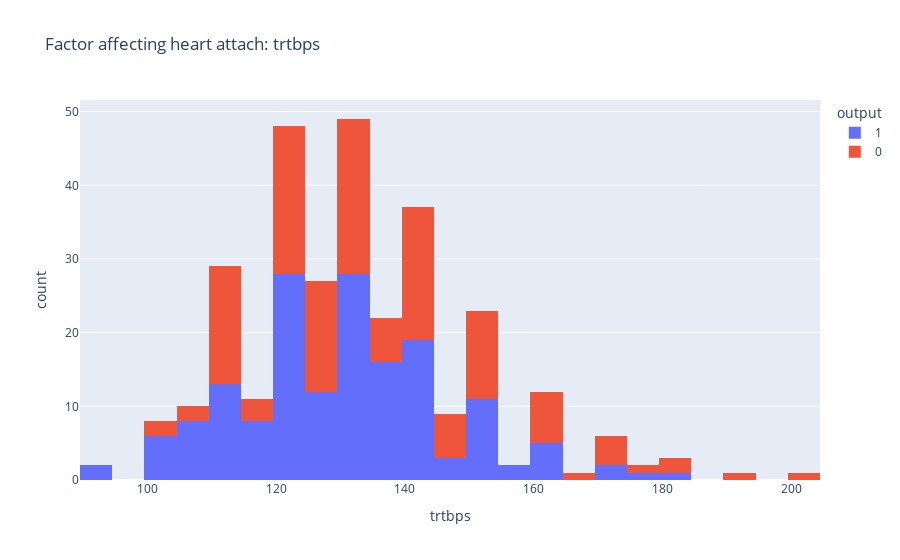

Source (notebook cell):
### Code cell
figure = px.histogram(data, x = "trtbps",
                      color = "output",
                      title = "Factor affecting heart attach: trtbps")
figure.show()

### Figure 1 — Plotly figure (JSON) as saved in the notebook; plotly's stock layout.template omitted (floating-point values rounded to 4 significant figures; data arrays with more than 128 entries replaced by an {"elided": "..."} marker saying what was removed)
{"data": [{"alignmentgroup": "True", "bingroup": "x", "hovertemplate": "output=1<br>trtbps=%{x}<br>count=%{y}<extra></extra>", "legendgroup": "1", "marker": {"color": "#636efa", "pattern": {"shape": ""}}, "name": "1", "offsetgroup": "1", "orientation": "v", "showlegend": true, "type": "histogram", "x": {"elided": "165 int values"}, "xaxis": "x", "yaxis": "y"}, {"alignmentgroup": "True", "bingroup": "x", "hovertemplate": "output=0<br>trtbps=%{x}<br>count=%{y}<extra></extra>", "legendgroup": "0", "marker": {"color": "#EF553B", "pattern": {"shape": ""}}, "name": "0", "offsetgroup": "0", "orientation": "v", "showlegend": true, "type": "histogram", "x": {"elided": "138 int values"}, "xaxis": "x", "yaxis": "y"}], "layout": {"barmode": "relative", "legend": {"title": {"text": "output"}, "tracegroupgap": 0}, "title": {"text": "Factor affecting heart attach: trtbps"}, "xaxis": {"anchor": "y", "domain": [0, 1], "title": {"text": "trtbps"}}, "yaxis": {"anchor": "x", "domain": [0, 1], "title": {"text": "count"}}}}
